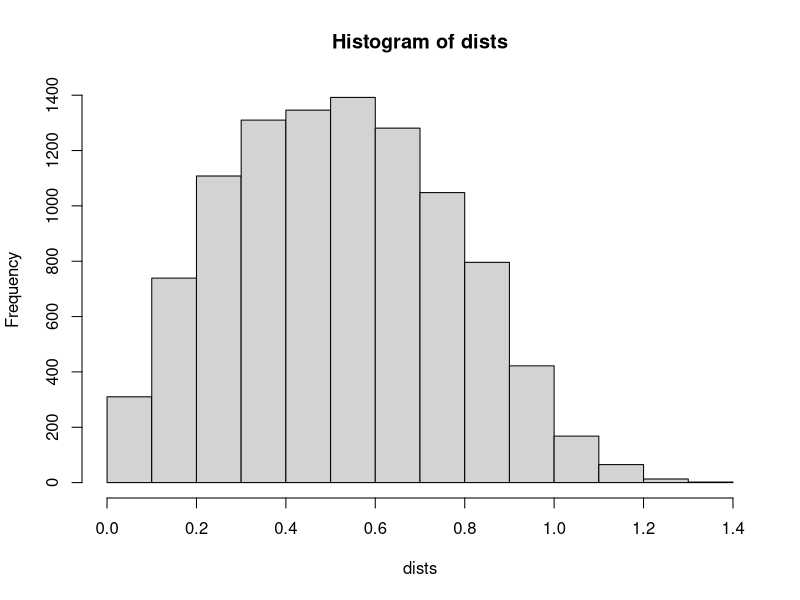

Reproduce this figure in R.
dists<-c()
for (i in 1:10000) {
	P1<-runif(2)
	P2<-runif(2)
	dist<-sqrt(sum((P1-P2)^2))
	dists<-c(dists, dist)
}
mean.dist<-mean(dists)
sd.dist<-sd(dists)
cat(mean.dist,sd.dist,"\n")
hist(dists)

